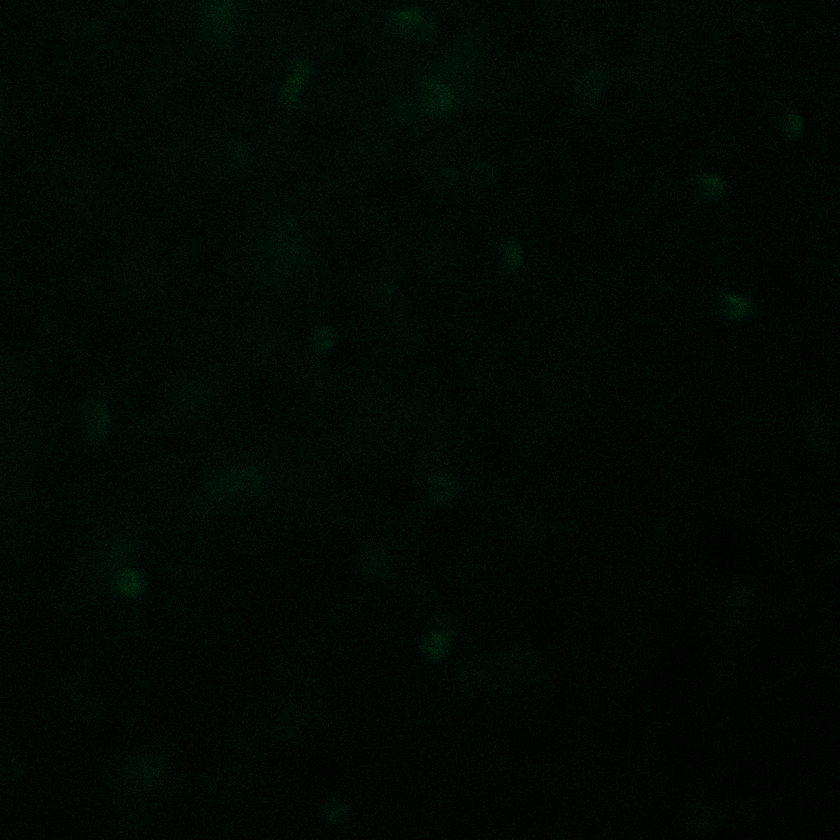
#> input picture samples/M_CL_cortex_25X/7951-3_M_CL_cortex_25X_z001c1.png, 840 x 840 px, shrunk from 1024 x 1024 before the run
$ python -i morphology.py   (imports and definitions only)
#> lines starting #> are read from the running program, lines starting #| are printed output that depends on the picture; after the words box and inside, x2 and y2 are one past the last pixel; in counts of white or black regions, pixels touching at a corner belong together
"""Binary preprocessing kernels with explicit, neutral image-border handling.

The common odd-footprint path is the same SciPy operation used by skimage,
without deprecated wrappers or repeated warning/stack inspection per slice.
Unusual footprints retain the library implementation and its origin rules.
"""
from __future__ import annotations

import inspect
import numpy as np
import scipy.ndimage as ndi
from skimage import morphology as _reference

_OBJECTS_HAS_MAX_SIZE = 'max_size' in inspect.signature(_reference.remove_small_objects).parameters


def _simple(footprint) -> bool:
    return footprint is None or (
        isinstance(footprint, np.ndarray)
        and all(size % 2 for size in footprint.shape)
    )


def binary_dilation(image, footprint=None, out=None):
    if not _simple(footprint):
        return _reference.binary_dilation(image, footprint=footprint, out=out)
    return ndi.binary_dilation(image, structure=footprint, output=out, border_value=0)


def binary_opening(image, footprint=None, out=None):
    if not _simple(footprint):
        return _reference.binary_opening(image, footprint=footprint, out=out)
    eroded = ndi.binary_erosion(image, structure=footprint, border_value=1)
    return ndi.binary_dilation(eroded, structure=footprint, output=out, border_value=0)


def binary_closing(image, footprint=None, out=None):
    if not _simple(footprint):
        return _reference.binary_closing(image, footprint=footprint, out=out)
    dilated = ndi.binary_dilation(image, structure=footprint, border_value=0)
    return ndi.binary_erosion(dilated, structure=footprint, output=out, border_value=1)


def remove_small_objects(ar, min_size=64, connectivity=1, *, out=None):
    # Match the installed library's deprecated-keyword translation exactly.
    # Older skimage versions without max_size retain their original min_size.
    kwargs = {'max_size': int(min_size)} if _OBJECTS_HAS_MAX_SIZE else {'min_size': min_size}
    return _reference.remove_small_objects(ar, connectivity=connectivity, out=out, **kwargs)


def remove_small_holes(ar, area_threshold=64, connectivity=1, *, out=None):
    if np.asarray(ar).dtype != bool:
        return _reference.remove_small_holes(ar, area_threshold=area_threshold, connectivity=connectivity, out=out)
    if out is None:
        out = np.empty_like(ar, dtype=bool)
    elif out.dtype != bool:
        raise TypeError('out dtype must be bool')
    np.logical_not(ar, out=out)
    remove_small_objects(out, min_size=area_threshold, connectivity=connectivity, out=out)
    np.logical_not(out, out=out)
    return out

>>> import cv2
>>> picture = cv2.imread('../../../samples/M_CL_cortex_25X/7951-3_M_CL_cortex_25X_z001c1.png', cv2.IMREAD_GRAYSCALE)
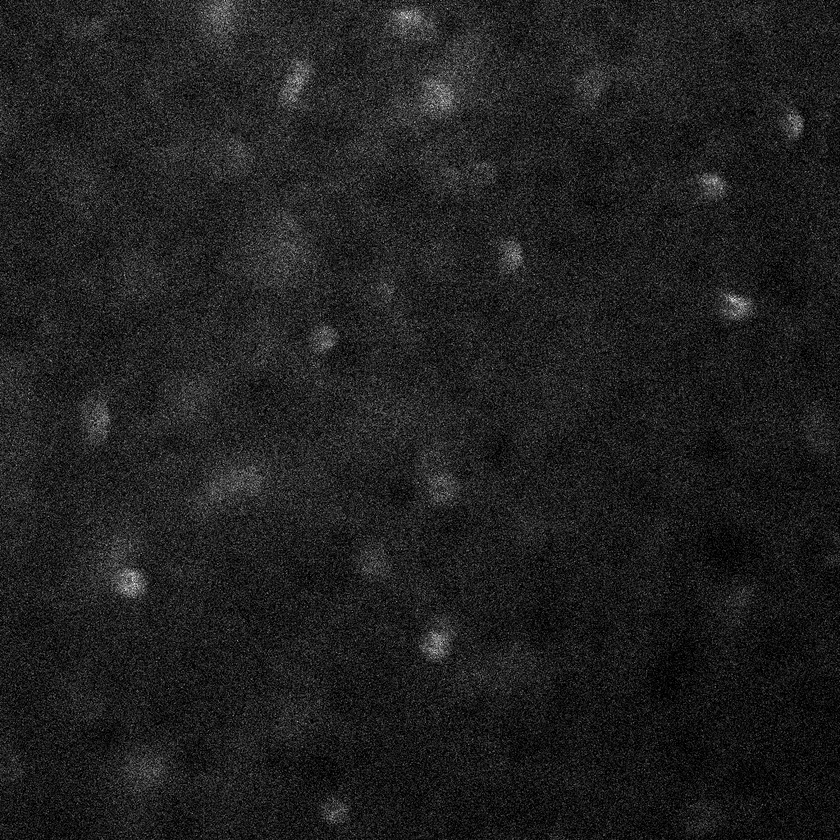
#> picture: shape (840, 840); min 0, max 37, mean 4.7; drawn with min black and max white
>>> result = binary_opening(picture)
#> in binary_opening, `eroded = ndi.binary_erosion(image, structure=footprint, border_value=1)`:
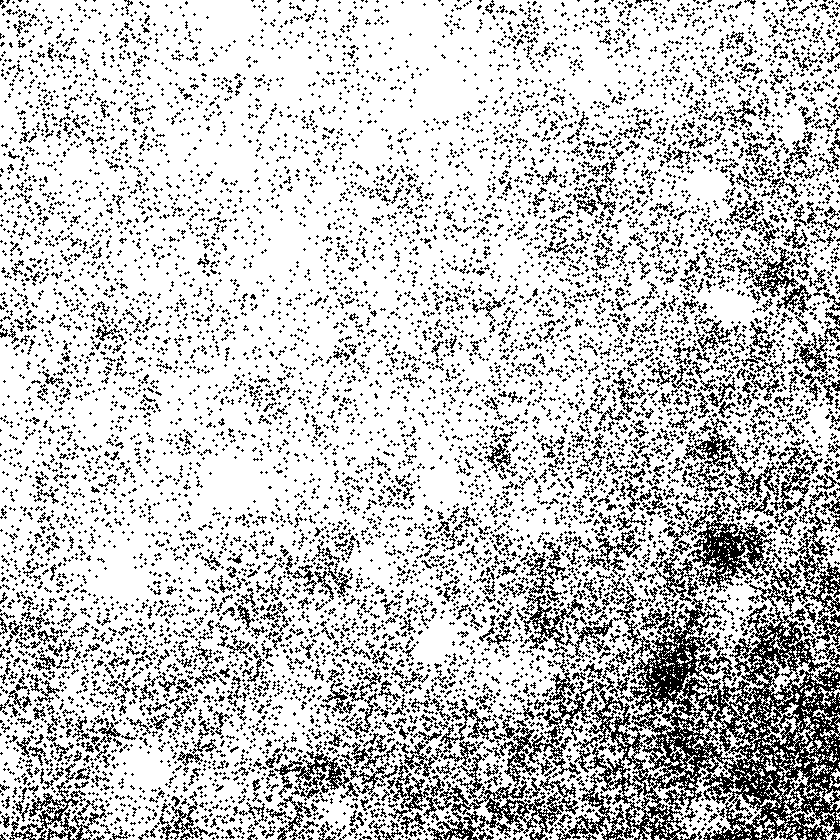
#> eroded: shape (840, 840) bool; 77.6% white; black in thin lines or dots
#> in binary_opening, `return ndi.binary_dilation(eroded, structure=footprint, output=out, bo..`:
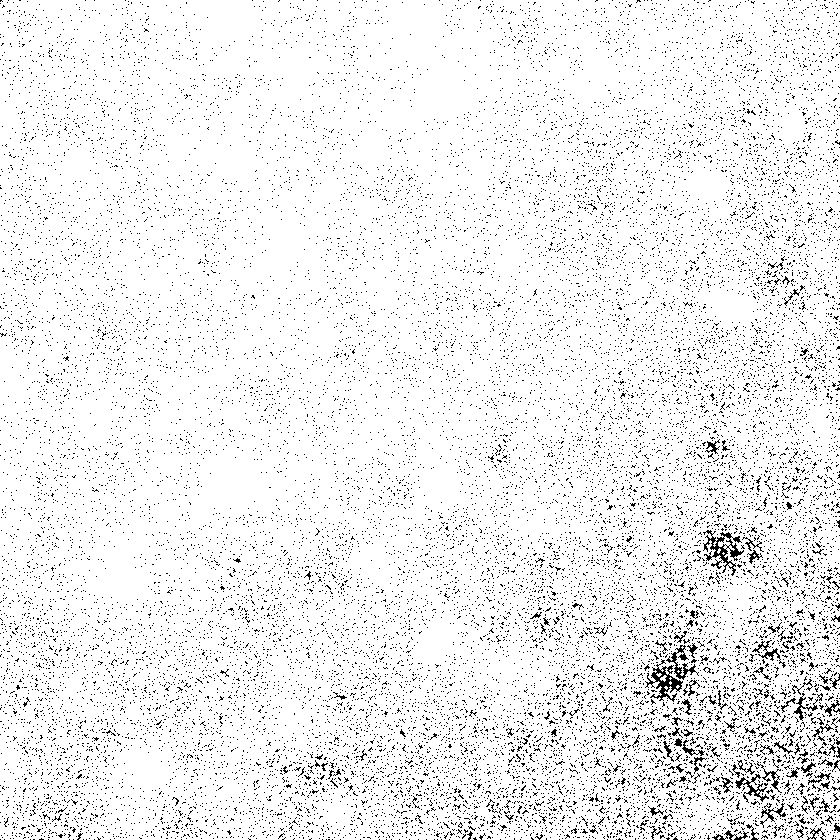
#> returned value: shape (840, 840) bool; 93.8% white; black in thin lines or dots

$ run again, on samples/M_CL_cortex_25X/7951-3_M_CL_cortex_25X_z002c2.png
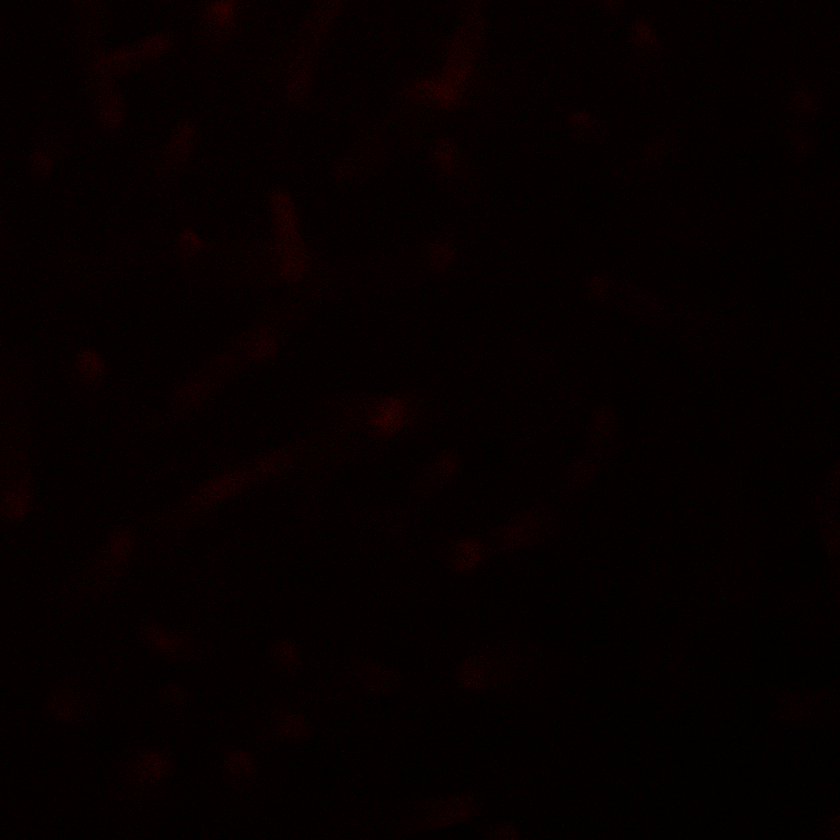
#> input picture samples/M_CL_cortex_25X/7951-3_M_CL_cortex_25X_z002c2.png, 840 x 840 px, shrunk from 1024 x 1024 before the run
#> in binary_opening, `eroded = ndi.binary_erosion(image, structure=footprint, border_value=1)`:
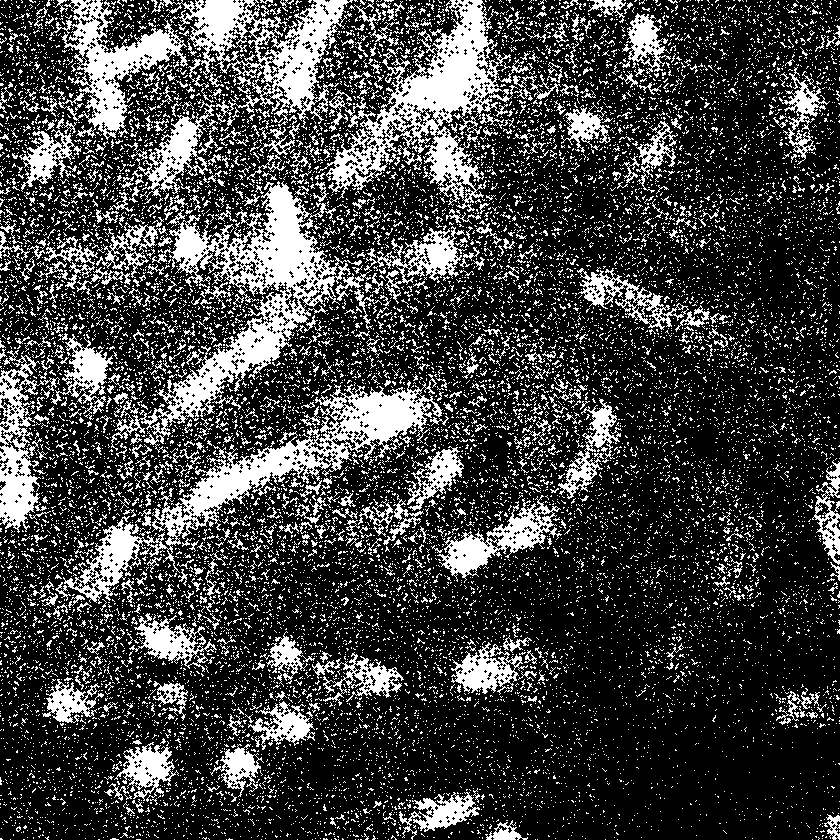
#> eroded: shape (840, 840) bool; 25.3% white; 15809 white regions (15117 under 20 px), largest, box (x1, y1, x2, y2) and area: (111, 181, 362, 453) 15664, (63, 374, 443, 604) 13422, (318, 0, 518, 212) 13263
#> in binary_opening, `return ndi.binary_dilation(eroded, structure=footprint, output=out, bo..`:
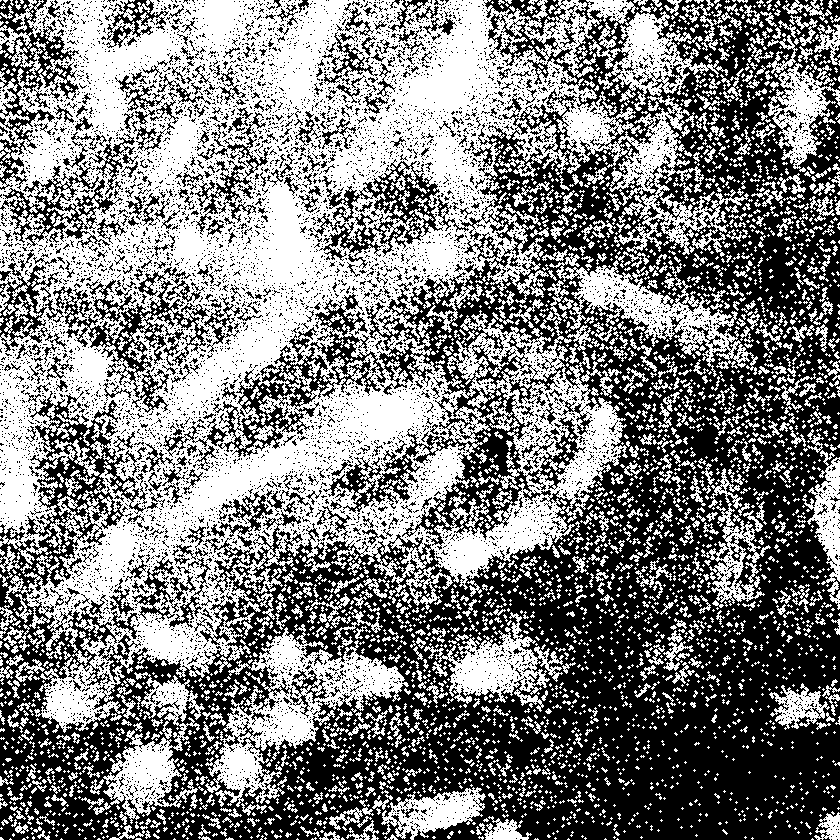
#> returned value: shape (840, 840) bool; 50.2% white; 8004 black regions (7585 under 20 px), largest, box (x1, y1, x2, y2) and area: (0, 0, 840, 840) 284028, (313, 159, 443, 261) 4061, (53, 280, 210, 398) 3996

$ run again, on samples/M_CL_cortex_25X/7951-3_M_CL_cortex_25X_z006c1.png
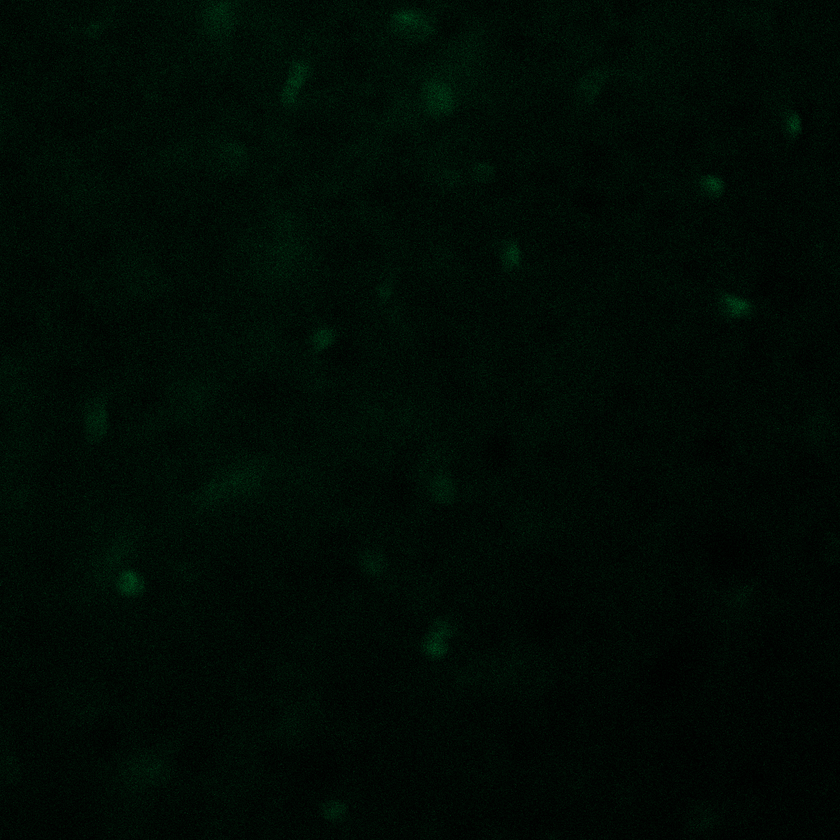
#> input picture samples/M_CL_cortex_25X/7951-3_M_CL_cortex_25X_z006c1.png, 840 x 840 px, shrunk from 1024 x 1024 before the run
#> in binary_opening, `eroded = ndi.binary_erosion(image, structure=footprint, border_value=1)`:
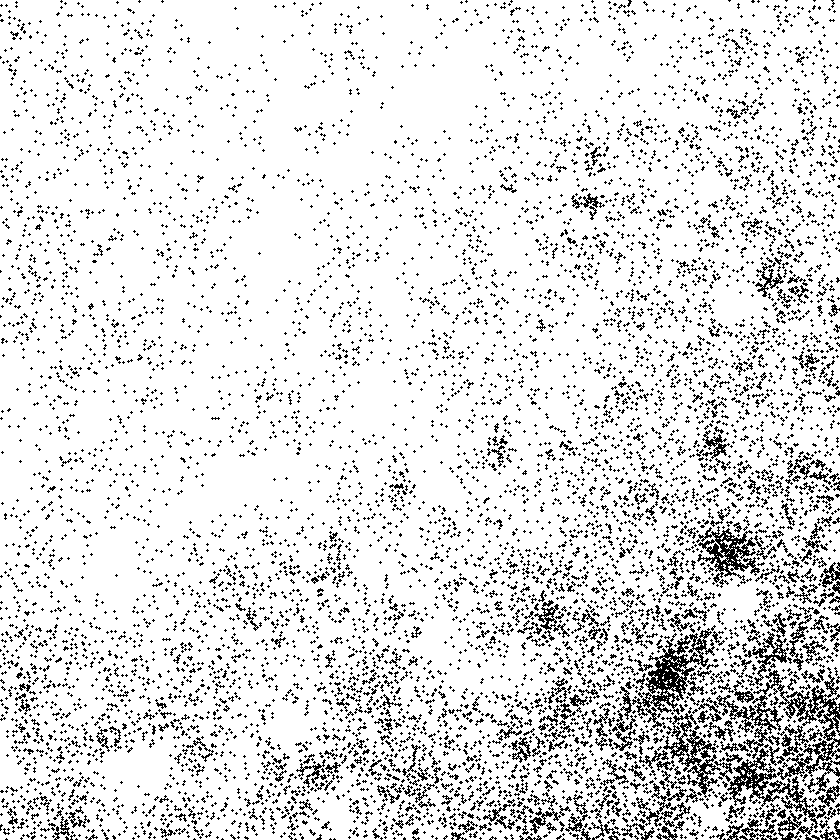
#> eroded: shape (840, 840) bool; 88.3% white; black in thin lines or dots
#> in binary_opening, `return ndi.binary_dilation(eroded, structure=footprint, output=out, bo..`:
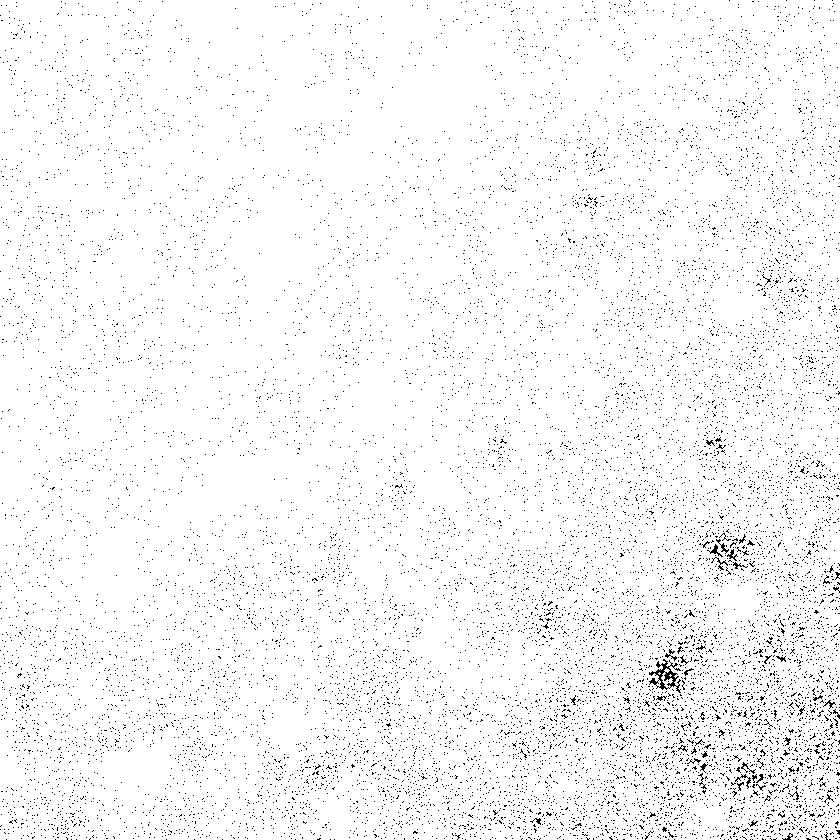
#> returned value: shape (840, 840) bool; 97.1% white; black in thin lines or dots

$ run again, on samples/M_CL_cortex_25X/7951-3_M_CL_cortex_25X_z007c1.png
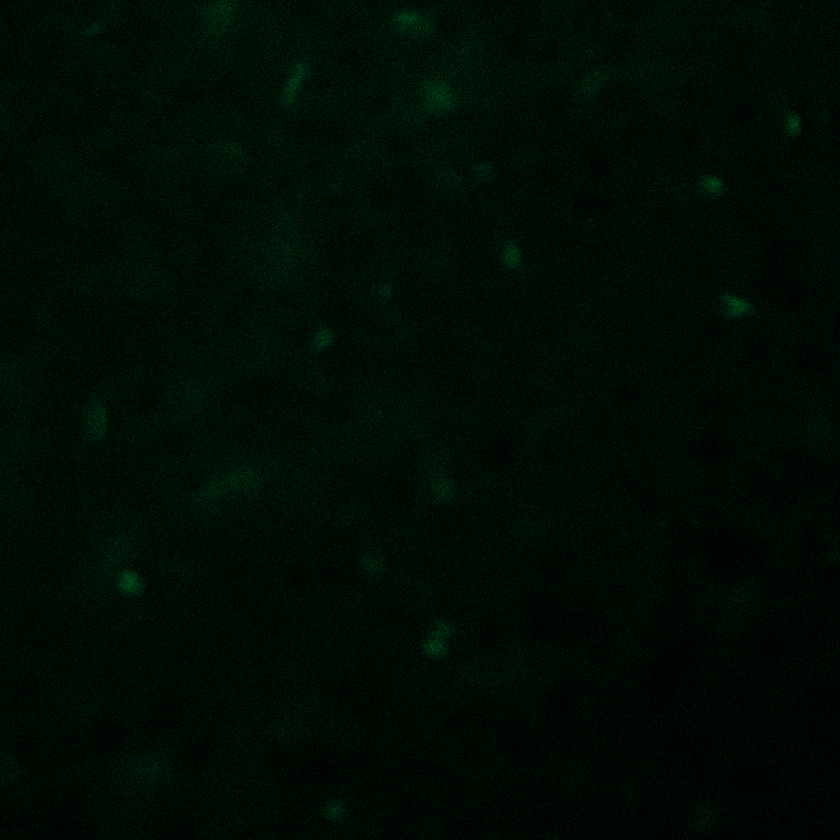
#> input picture samples/M_CL_cortex_25X/7951-3_M_CL_cortex_25X_z007c1.png, 840 x 840 px, shrunk from 1024 x 1024 before the run
#> in binary_opening, `eroded = ndi.binary_erosion(image, structure=footprint, border_value=1)`:
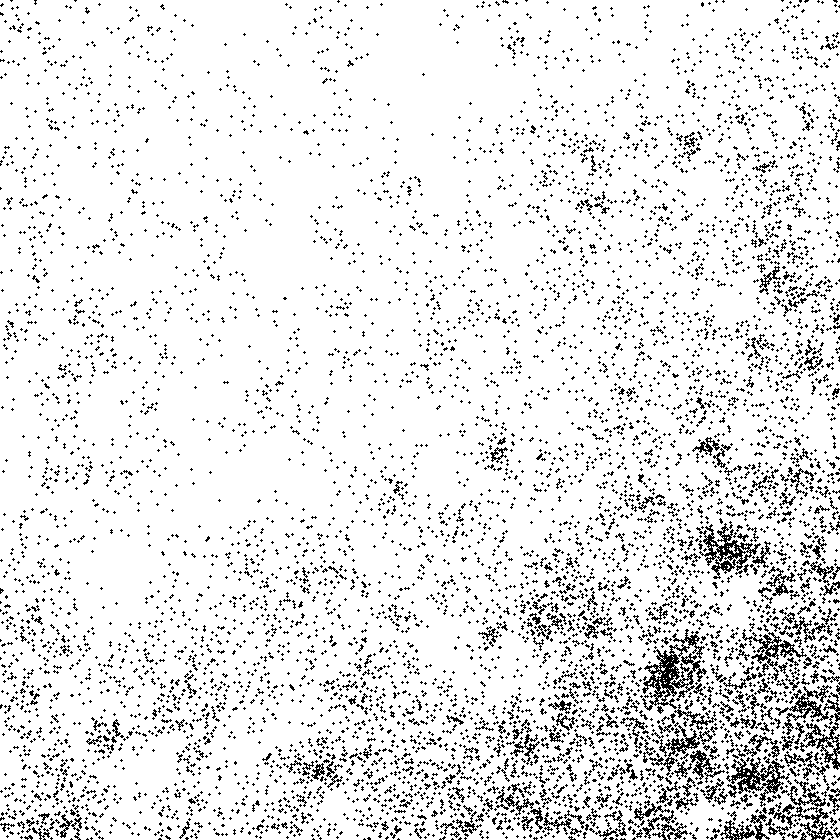
#> eroded: shape (840, 840) bool; 90.5% white; black in thin lines or dots
#> in binary_opening, `return ndi.binary_dilation(eroded, structure=footprint, output=out, bo..`:
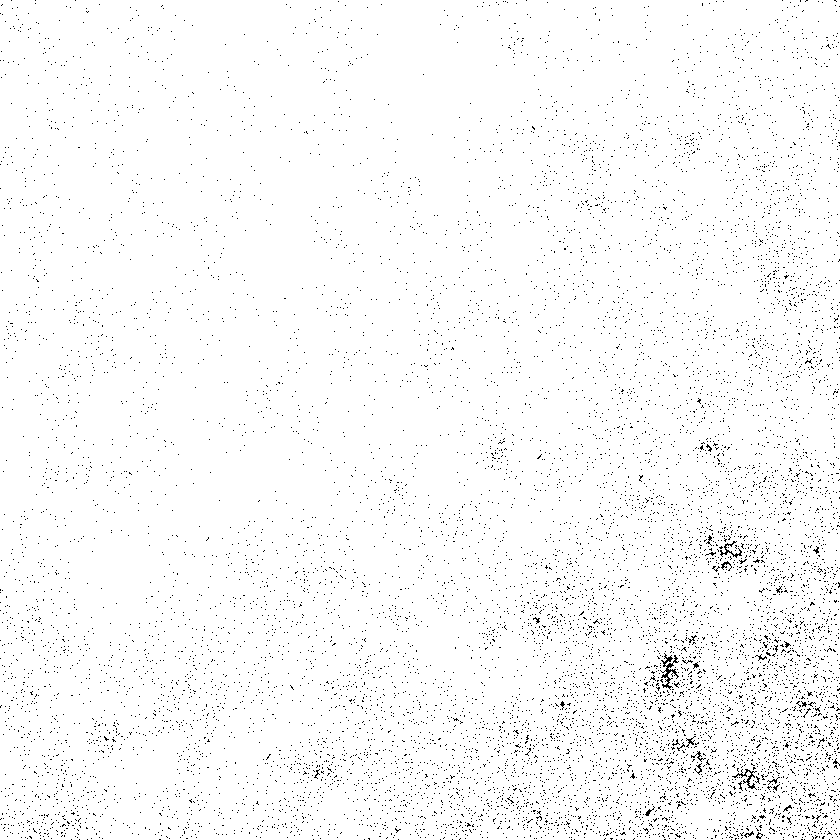
#> returned value: shape (840, 840) bool; 97.7% white; black in thin lines or dots
